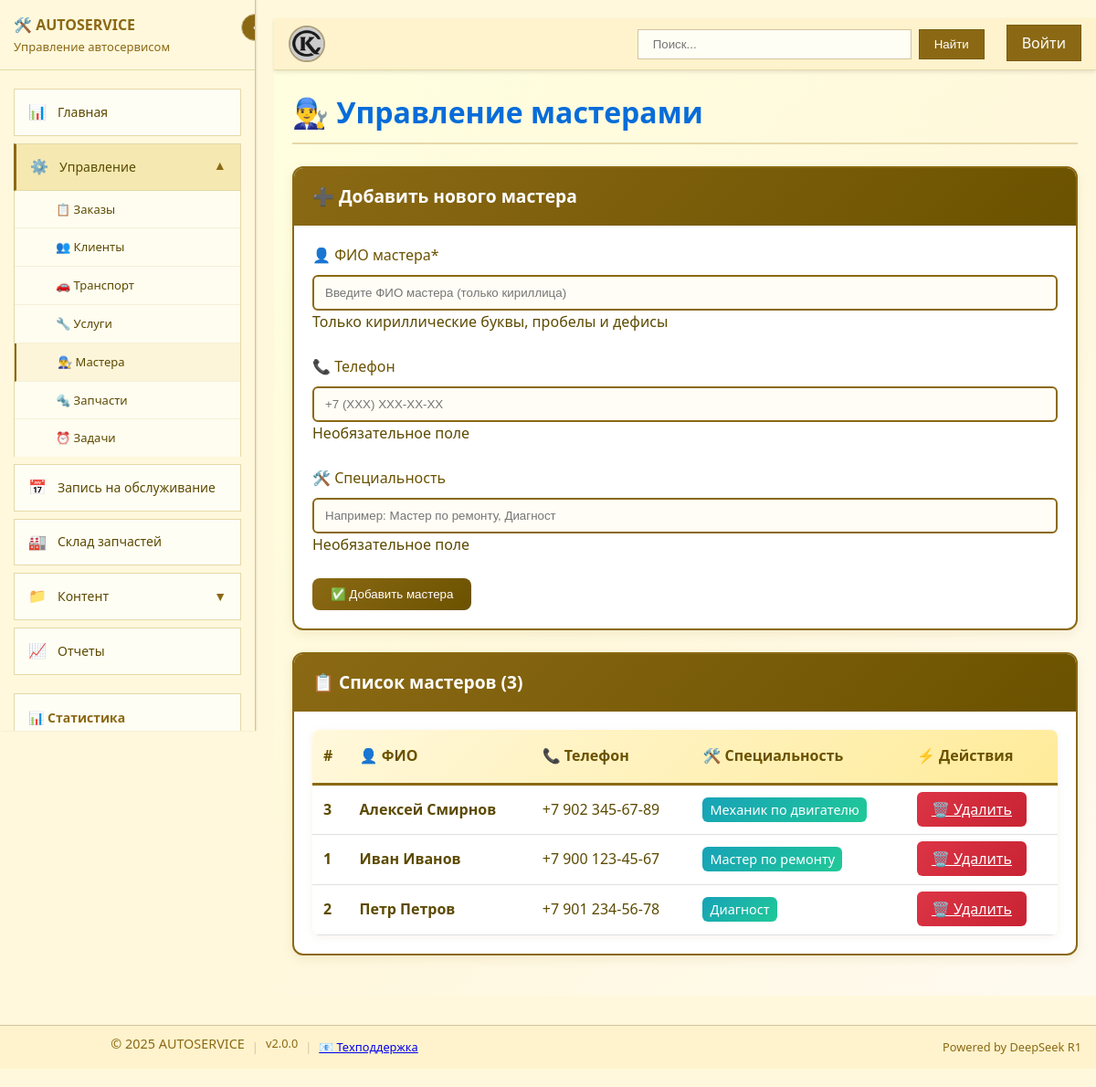
Page /mechanics.php on the committed database.
### tables this page shows
CREATE TABLE `mechanics` (
  `id` int NOT NULL,
  `name` varchar(255) NOT NULL,
  `phone` varchar(50) DEFAULT NULL,
  `specialty` varchar(255) DEFAULT NULL
);

### mechanics.php (the view, shortened to what this page needs)
<?php
include 'templates/header.php';
$mechanics_result = $conn->query("SELECT * FROM mechanics ORDER BY name");
$mechanics_count = $mechanics_result ? $mechanics_result->num_rows : 0;
?>
<!DOCTYPE html>
<html lang="ru">
<head>
    <link rel="stylesheet" href="assets/css/mechanics.css?v=<?= time() ?>">
</head>
<body class="mechanics-container">
    <div class="container mt-4">
        <h1 class="page-title">👨‍🔧 Управление мастерами</h1>
        <div class="enhanced-card">
            <div class="enhanced-card-header">➕ Добавить нового мастера</div>
            <div class="card-body">
                <form method="post" id="mechanicForm">
                    <div class="mb-3">
                        <label class="form-label">👤 ФИО мастера*</label>
                        <input type="text" name="name" class="form-control"
                               value="<?= htmlspecialchars($name ?? '') ?>"
                               placeholder="Введите ФИО мастера (только кириллица)"
                               required
                               pattern="[А-Яа-яЁё\s\-]+"
                               title="Только кириллические буквы, пробелы и дефисы">
                        <div class="form-text">Только кириллические буквы, пробелы и дефисы</div>
                    </div>
                    <div class="mb-3">
                        <label class="form-label">📞 Телефон</label>
                        <input type="tel" name="phone" class="form-control"
                               value="<?= htmlspecialchars($phone ?? '') ?>"
                               placeholder="+7 (XXX) XXX-XX-XX"
                               pattern="[\+]?[0-9\s\-\(\)]+">
                        <div class="form-text">Необязательное поле</div>
                    </div>
                    <div class="mb-3">
                        <label class="form-label">🛠️ Специальность</label>
                        <input type="text" name="specialty" class="form-control"
                               value="<?= htmlspecialchars($specialty ?? '') ?>"
                               placeholder="Например: Мастер по ремонту, Диагност"
                               maxlength="255">
                        <div class="form-text">Необязательное поле</div>
                    </div>
                    <button type="submit" class="btn-1c-primary">✅ Добавить мастера</button>
                </form>
            </div>
        </div>
        <div class="enhanced-card">
            <div class="enhanced-card-header">📋 Список мастеров (<?= $mechanics_count ?>)</div>
            <div class="card-body">
                <?php if ($mechanics_count > 0): ?>
                    <div class="table-responsive">
                        <table class="table-enhanced">
                            <thead>
                                <tr>
                                    <th>#</th>
                                    <th>👤 ФИО</th>
                                    <th>📞 Телефон</th>
                                    <th>🛠️ Специальность</th>
                                    <th>⚡ Действия</th>
                                </tr>
                            </thead>
                            <tbody>
                                <?php while($mechanic = $mechanics_result->fetch_assoc()): ?>
                                <tr>
                                    <td><strong><?= $mechanic['id'] ?></strong></td>
                                    <td><strong><?= htmlspecialchars($mechanic['name']) ?></strong></td>
                                    <td><?= htmlspecialchars($mechanic['phone'] ?: '—') ?></td>
                                    <td>
                                        <?php if ($mechanic['specialty']): ?>
                                            <span class="specialty-badge"><?= htmlspecialchars($mechanic['specialty']) ?></span>
                                        <?php else: ?>
                                            —
                                        <?php endif; ?>
                                    </td>
                                    <td>
                                        <a href="mechanics.php?delete=<?= $mechanic['id'] ?>" class="btn-1c-danger"
                                           onclick="return confirm('❌ Удалить мастера «<?= htmlspecialchars($mechanic['name']) ?>»?')">
                                            🗑️ Удалить
                                        </a>
                                    </td>
                                </tr>
                                <?php endwhile; ?>
                            </tbody>
                        </table>
                    </div>
                <?php endif; ?>
            </div>
        </div>
    </div>
    <?php include 'templates/footer.php'; ?>
</body>
</html>

### assets/css/style.css (style rules this page uses)
:root { --sidebar-width:300px; --sidebar-collapsed: 60px; --bg-main: #FFFFE0; --bg-gradient: linear-gradient(135deg, #FFFFE0 0%, #FFF8DC 50%, #FFFAF0 100%); --text-dark: #5c4a00; --text-light: #8b6914; --border-color: #e6d8a8; --shadow-light: 0 2px 8px rgba(92, 74, 0, 0.1); }
* { margin: 0; padding: 0; box-sizing: border-box; }
body { font-family: 'Segoe UI', Tahoma, Geneva, Verdana, sans-serif; background: var(--bg-gradient); color: var(--text-dark); min-height: 100vh; line-height: 1.6; overflow-x: hidden; }
.page-title { font-size: 2rem; font-weight: 600; color: var(--text-dark); margin-bottom: 2rem; padding-bottom: 0.5rem; border-bottom: 2px solid var(--border-color); }

### assets/css/mechanics.css (style rules this page uses)
.mechanics-container { background: #fff8dc; min-height: 100vh; padding: 20px 0; }
.enhanced-card { background: white; border: 2px solid #8b6914; border-radius: 12px; box-shadow: 0 4px 12px rgba(139, 105, 20, 0.1); margin-bottom: 24px; transition: all 0.3s ease; }
.enhanced-card-header { background: linear-gradient(135deg, #8b6914, #6b5200); color: white; border-radius: 10px 10px 0 0; padding: 16px 20px; font-weight: 600; font-size: 1.2em; }
.card-body { padding: 20px; }
.btn-1c-primary { background: linear-gradient(135deg, #8b6914, #6b5200); border: none; color: white; font-weight: 500; padding: 10px 20px; border-radius: 8px; transition: all 0.3s ease; }
.btn-1c-danger { background: linear-gradient(135deg, #dc3545, #c82333); border: none; color: white; font-weight: 500; padding: 8px 16px; border-radius: 6px; transition: all 0.3s ease; }
.form-control { border: 2px solid #8b6914; border-radius: 6px; padding: 10px 12px; background: #fffdf5; transition: all 0.3s ease; width: 100%; box-sizing: border-box; }
.form-label { display: block; margin-bottom: 8px; font-weight: 500; color: #6b5200; }
.mb-3 { margin-bottom: 1.5rem !important; }
.table-enhanced { width: 100%; border-collapse: collapse; background: white; border-radius: 8px; overflow: hidden; box-shadow: 0 2px 8px rgba(139, 105, 20, 0.08); }
.table-enhanced thead { background: linear-gradient(135deg, #fff8dc, #ffeb99); border-bottom: 3px solid #8b6914; }
.table-enhanced th { padding: 16px 12px; text-align: left; font-weight: 600; color: #6b5200; border: none; }
.table-enhanced td { padding: 14px 12px; border-bottom: 1px solid #e0e0e0; }
.page-title { color: #076cd9; font-size: 2rem; font-weight: 600; margin-bottom: 24px; }
.specialty-badge { background: linear-gradient(135deg, #17a2b8, #20c997); color: white; padding: 4px 8px; border-radius: 6px; font-weight: 500; font-size: 0.9em; }

### rows in the picture
mechanics: id "3", name "Алексей Смирнов", phone "+7 902 345-67-89", specialty "Механик по двигателю"
mechanics: id "1", name "Иван Иванов", phone "+7 900 123-45-67", specialty "Мастер по ремонту"
mechanics: id "2", name "Петр Петров", phone "+7 901 234-56-78", specialty "Диагност"

### other values in the picture
$mechanics_count "3"
